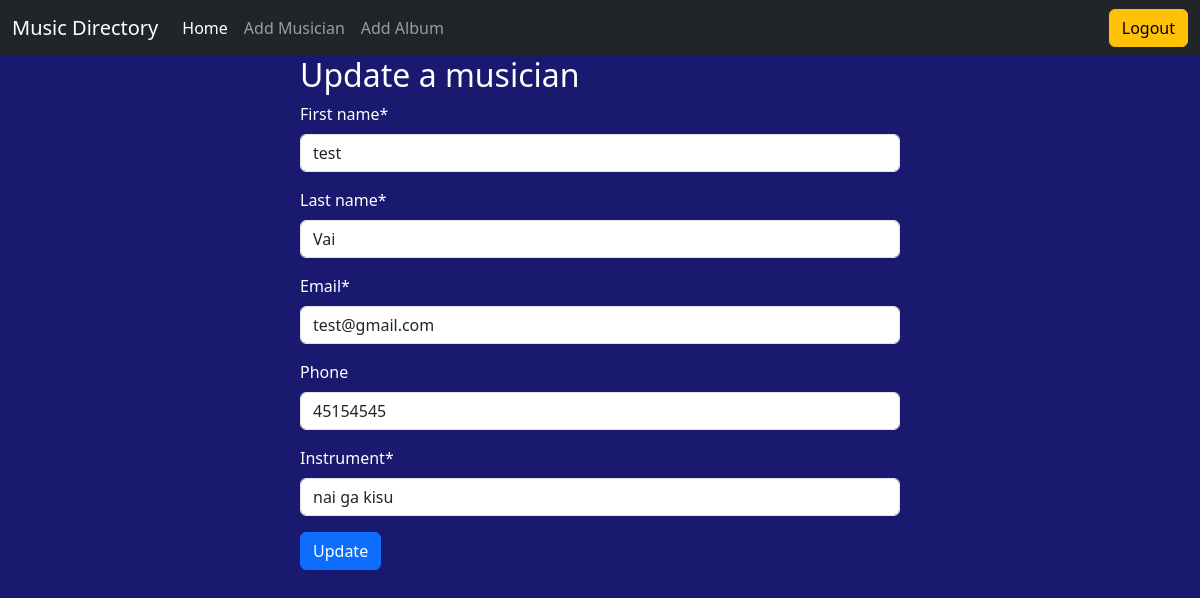
Page /musician/edit/3 (signed in) on the earlier database version.
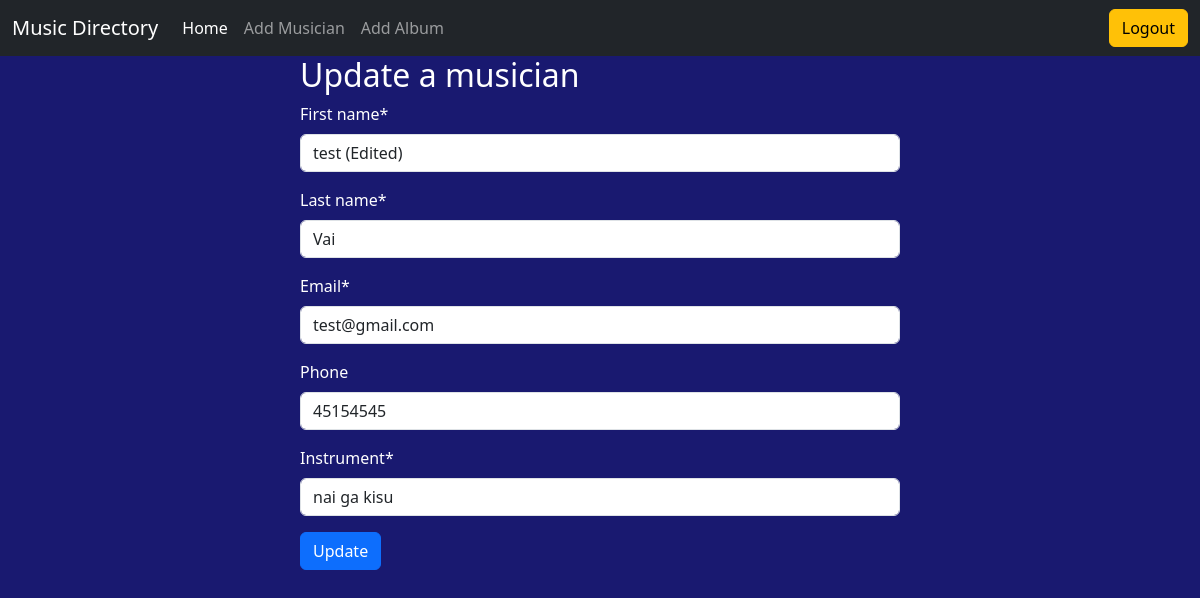
Same page on the later database version.
### Musician_app/models.py (models this page shows, shortened)
class Musician(models.Model):
    first_name = models.CharField(max_length=50)
    last_name = models.CharField(max_length=50)
    email = models.EmailField(unique=True)
    phone = models.CharField(max_length=12, blank=True, null=True)  # Allow optional phone numbers
    instrument = models.CharField(max_length=100)

### Musician_app/views.py (the view)
# urls.py: path('edit/<int:id>', views.UpdateMusician.as_view(), name='edit_musician'),
class UpdateMusician(LoginRequiredMixin, UpdateView):
    model = Musician
    form_class = MusicianForm
    pk_url_kwarg = 'id'
    template_name = 'Musician_app/addMusician.html'
    success_url = reverse_lazy('home_page')
    def get_context_data(self, **kwargs):
        context = super().get_context_data(**kwargs)
        context['type'] = 'Update'
        return context

### Musician_app/forms.py
class MusicianForm(forms.ModelForm):
    class Meta:
        model = Musician
        fields = '__all__'
        widgets = {
            'first_name' : forms.TextInput(attrs={'placeholeder' : 'First Name'}),
            'last_name' : forms.TextInput(attrs={'placeholder': 'Last Name'}),
            'email' : forms.EmailInput(attrs={'palceholder' : 'Email'}),
            'phone' : forms.TextInput(attrs={'palceholder' : 'Phone number'}),
            'instrument' : forms.TextInput(attrs={'palceholder' : 'Instrument'}),
        }

### Musician_app/templates/Musician_app/addMusician.html (shortened to what this page needs)
{% extends "base.html" %}
{% load crispy_forms_tags %}
{% block content %}
    <form method='post' style="width: 50%; margin: auto" class="text-white">
        <h2>{{type}} a musician</h2>
        {{form | crispy}}
        <button class="btn btn-primary">{{type}}</button>
    </form>
{% endblock content %}

Differences in the rows shown:
changed Musician "Vai": first_name "test" → "test (Edited)"
